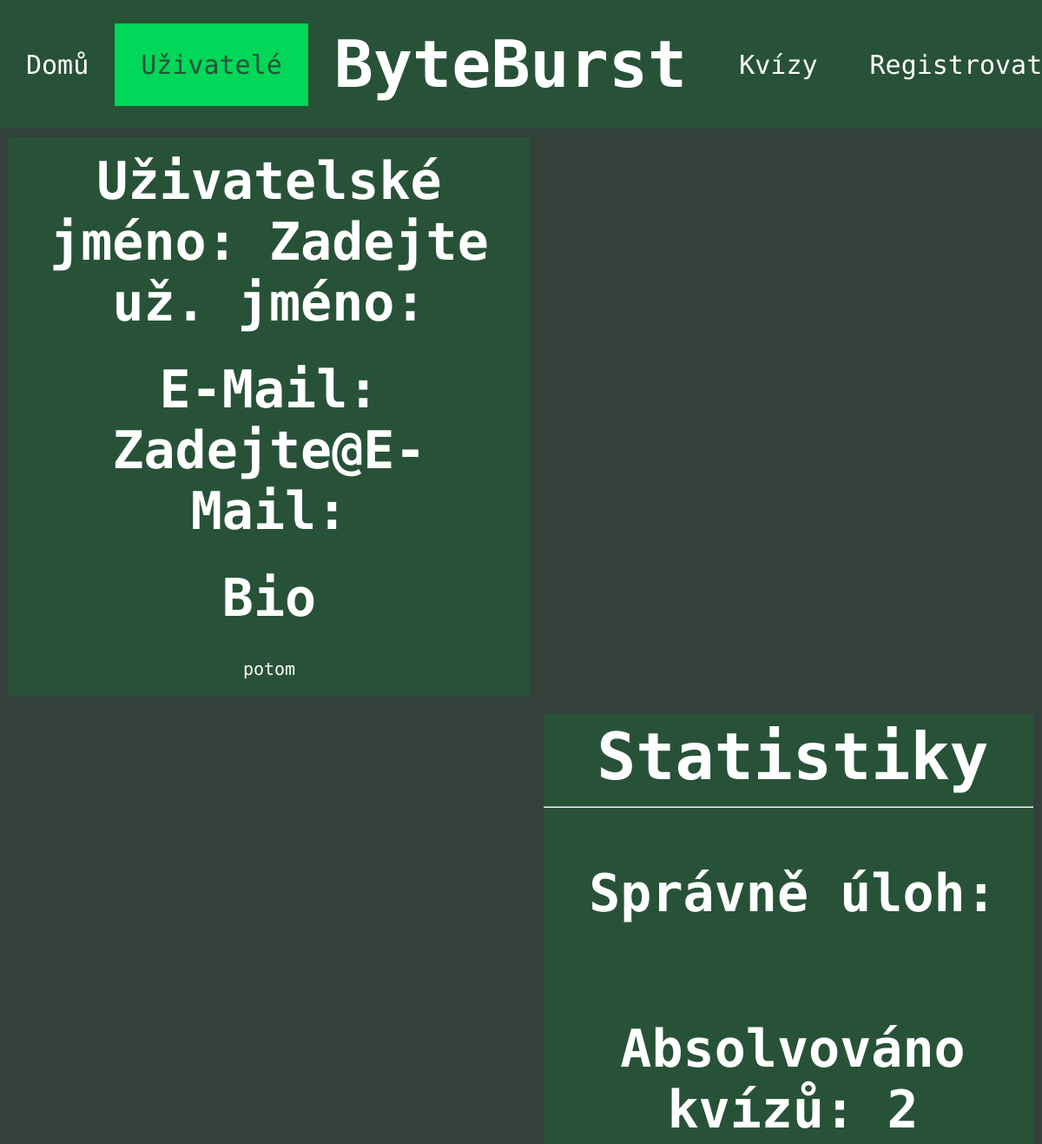
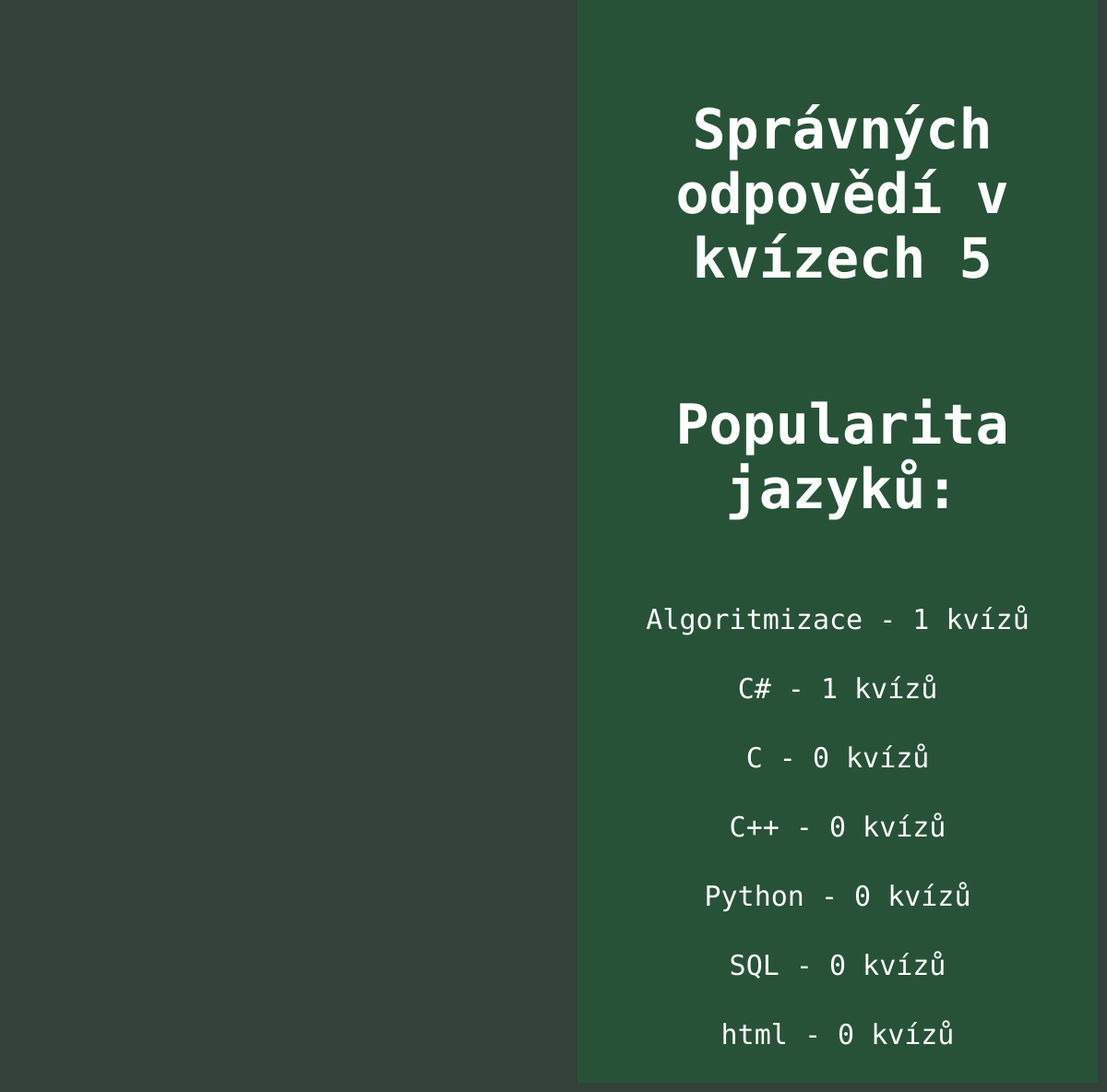
Page /users/31 on the committed database (2 pictures, top to bottom).
### tables this page shows
CREATE TABLE "user" (
	"id"	INTEGER,
	"username"	TEXT UNIQUE,
	"email"	TEXT UNIQUE,
	"password"	TEXT,
	"bio"	TEXT,
	"quiz_correct"	INTEGER DEFAULT 0,
	"quiz_absolved"	INTEGER DEFAULT 0,
	"is_admin"	INTEGER DEFAULT 0,
	"is_active"	INTEGER NOT NULL DEFAULT 1,
	PRIMARY KEY("id" AUTOINCREMENT)
);

CREATE TABLE "category" (
	"id"	INTEGER,
	"name"	TEXT,
	PRIMARY KEY("id" AUTOINCREMENT)
);

### app.py (the view)
@app.route("/users/<user_id>") # route pro zobrazení konkrétního už. profilu
def user(user_id):
    cur, con=db_connect()
    cur.execute("SELECT is_admin, username, email, bio FROM user WHERE id=?", (user_id,)) # vybrání už. jména, e-mailu, bia, počtu správných odpovědí a absolvovaných kvízů z tabulky user v záznamech, kde se id rovná předanému parametru
    is_admin, username, email, bio=cur.fetchone() # spojení výsledku dotazu do stejnojmenných proměnných
    cur.execute("SELECT quiz_correct, quiz_absolved FROM statistics WHERE user_id=?", (user_id,)) #vybrání quiz_correct, quiz_absolved z tabulky statistics, kde user_id rovná proměnné user_id
    quiz_correct, quiz_absolved=cur.fetchone() #spojení výsledku dotazu do proměnných quiz_correct a quiz_absolved
    cur.execute("SELECT * FROM language_popularity WHERE user_id=?",(user_id,)) # vybrání všech atributů z tabulky language_popularity
    language_popularity_temporary=cur.fetchall() # spojení výsledku do dotazu language popularity
    cur.execute("SELECT name FROM category") # výběr jmen kategorií z tabulky category
    categories=cur.fetchall() # spojení výsledku dotazu do tabulky categories
    cur.execute("SELECT value FROM task_statistics WHERE user_id=?", (user_id, ))
    task_statistics=cur.fetchone()
    language_popularity={} # založení dictionary language_popularity
    for i in range (0, len(categories)): # založení for cyklu pro procházení jednotlivých dílčích kategorií
        language_popularity[categories[i]]=language_popularity_temporary[i][3] # nastavení hodnoty v language_popularity s klíčem categories[i], tedy dílčí kategorie, na hodnotu třetí hodnotu v i-tém listu v language_popularity_temporary
    language_popularity=sorted(language_popularity.items(), key=lambda x: x[1], reverse=True) # language_popularity.items přetvoří dictionary na list, ve kterém jsou další listy, které vždy obsahující dvojici klíč a k ní hodnota
    return render_template("pages/profil.html", active=2, username=username, email=email, bio=bio, quiz_correct=quiz_correct, quiz_absolved=quiz_absolved, language_popularity=language_popularity, is_admin=is_admin, task_statistics=task_statistics)

### app.py (called while the page is built)
def db_connect():
    con = sqlite3.connect("database.db") # připojení do databáze uložené v adresáři jako database.db
    cur = con.cursor() # vytvoření cursor pro interakci s databází
    return cur, con

### templates/pages/profil.html (shortened to what this page needs)
{% extends "layout/header.html" %}
{% block content %}
<div class="profile-left-section">
    <h2>Uživatelské jméno: {{ username }}</h2><br>
    <h2>E-Mail: {{ email }}</h2><br>
    <h2>Bio</h2><br>
        {% if bio %}
            <p style="overflow-wrap: break-word; ">{{ bio }}</p>
        {% endif %}
</div>
<div class="profile-right-section">
    <h1>Statistiky</h1>
    <hr>
    <h2>Správně úloh: {{ task_statistics[0] }}</h2>
    <h2>Absolvováno kvízů: {{ quiz_absolved }}</h2>
    <h2>Správných odpovědí v kvízech {{ quiz_correct }}</h2>
    <h2 style="text-align: center;">Popularita jazyků:</h2>
    {% for element in language_popularity %}
        <p>{{ element[0][0] }} - {{ element[1] }} kvízů</p>
    {% endfor %}
</div>
{% endblock %}

### static/css/style.css (style rules this page uses)
* { font-family: "Ubuntu Mono", monospace; color: white; }
:root { --background-green:#285238; --hover-green:#007C41; --active-green:#01D758; --page-background: #34403A; }
body { margin: 0; padding: 0; background-color: #34403A; }
h1 { font-size: 75px; display: inline-block; text-align: center; margin: auto; position: relative; }
h2 { font-size: 60px; display: inline-block; }
.profile-left-section { width: 50%; float: left; text-align: center; margin: 10px; background-color: var(--background-green); }
.profile-left-section h2 { margin: 10px; max-width: 90%; }
.profile-left-section p { font-size: 20px; }
.profile-right-section { width: 47%; float: right; margin: 10px; background-color: var(--background-green); }
.profile-right-section h1,h2 { width: 100%; padding: 5px; text-align: center; }
.profile-right-section p { font-size: 30px; padding: 5px; text-align: center; }

### rows in the picture
user: username "Zadejte už. jméno:", email "Zadejte@E-Mail:", bio "potom"
category: name "Algoritmizace", id "1"
category: name "C#", element "1"
category: name "C", element "0"
category: name "C++", element "0"
category: name "Python", element "0"
category: name "SQL", element "0"
category: name "html", element "0"

### other values in the picture
{{ quiz_absolved }} "2"
{{ quiz_correct }} "5"
